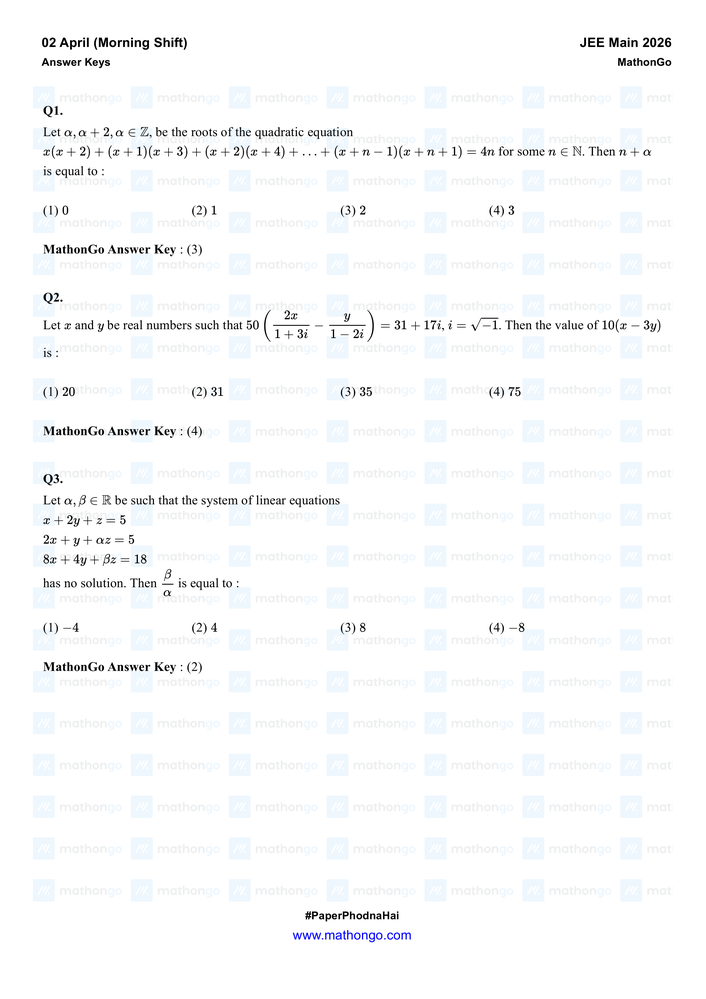
#> input picture research/pdf-extraction/python-ocr/archive/pages/page_1.png, 706 x 999 px, shrunk from 2479 x 3508 before the run
$ python multi_page_test.py
#> lines starting #> are read from the running program, lines starting #| are printed output that depends on the picture
import os
from dotenv import load_dotenv
from PIL import Image
import google.generativeai as genai

load_dotenv()

genai.configure(
    api_key=os.getenv("GEMINI_API_KEY")
)

model = genai.GenerativeModel(
    "gemini-2.5-flash"
)

img1 = Image.open("pages/page_1.png")
#> img1 is the input picture: PIL image 706x999 RGB; mean R, G, B 249.6, 250.5, 251.3
img2 = Image.open("pages/page_2.png")
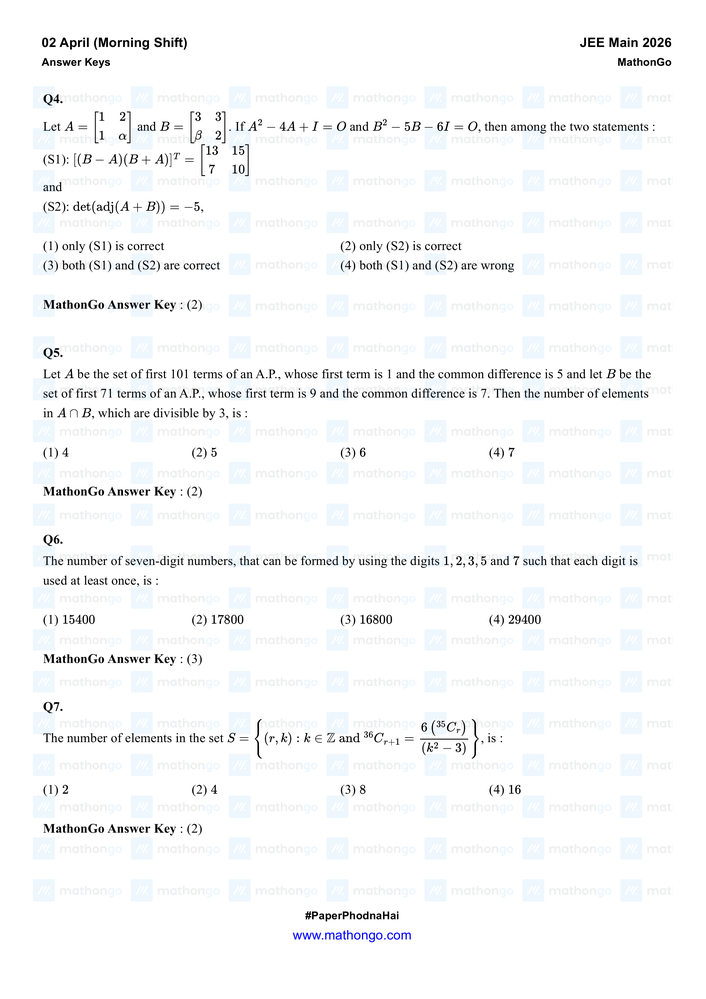
#> input picture research/pdf-extraction/python-ocr/archive/pages/page_2.png, 706 x 999 px, shrunk from 2479 x 3508 before the run
#> img2 is the input picture: PIL image 706x999 RGB; mean R, G, B 247.7, 248.6, 249.5
img3 = Image.open("pages/page_3.png")
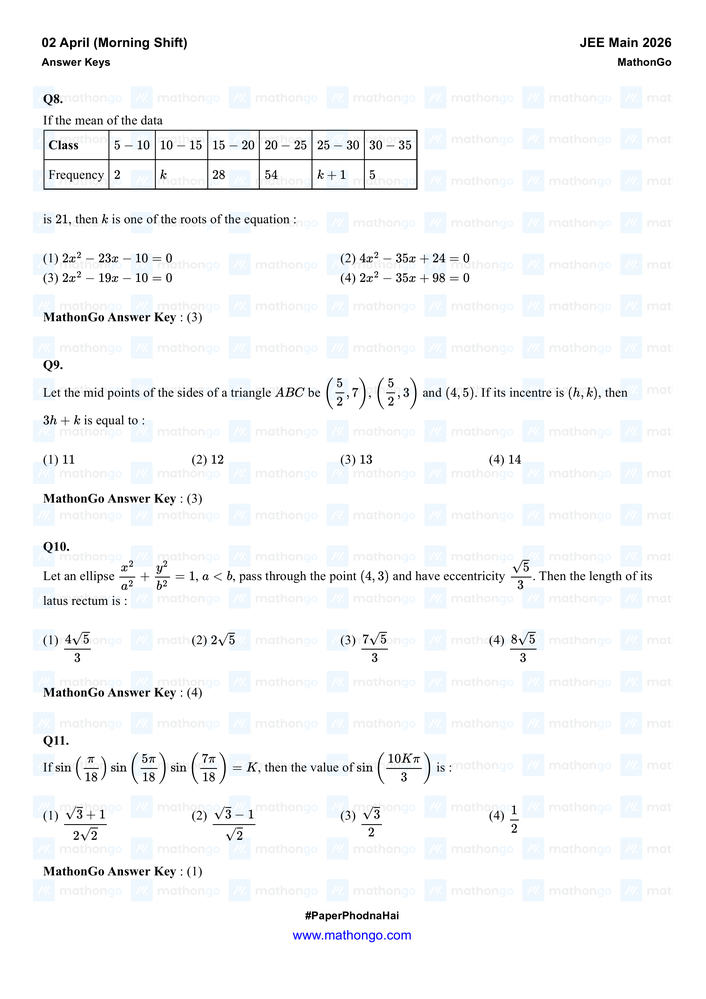
#> input picture research/pdf-extraction/python-ocr/archive/pages/page_3.png, 706 x 999 px, shrunk from 2479 x 3508 before the run
#> img3 is the input picture: PIL image 706x999 RGB; mean R, G, B 247.8, 248.7, 249.5

prompt = """
These are consecutive pages from a JEE paper.

IMPORTANT:
- Questions may continue across pages.
- Use 'Question Number :' as the boundary.
- Ignore Question Id.
- Ignore Option Id.
- Extract complete questions.
- Extract complete options.

Return ONLY JSON.

Extract Questions 1 to 4.
"""

response = model.generate_content(
    [prompt, img1, img2, img3],
    generation_config={
        "temperature": 0
    }
)

print(response.text)
